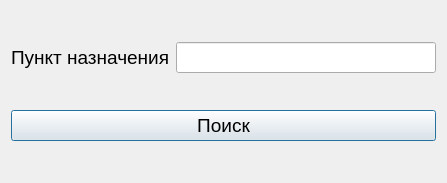
<?xml version="1.0" encoding="UTF-8"?>
<ui version="4.0">
 <class>searchWindow</class>
 <widget class="QDialog" name="searchWindow">
  <property name="geometry">
   <rect>
    <x>0</x>
    <y>0</y>
    <width>447</width>
    <height>183</height>
   </rect>
  </property>
  <property name="contextMenuPolicy">
   <enum>Qt::DefaultContextMenu</enum>
  </property>
  <property name="windowTitle">
   <string>Поиск маршрутов</string>
  </property>
  <property name="windowIcon">
   <iconset resource="resources.qrc">
    <normaloff>:/rec/img/search.png</normaloff>:/rec/img/search.png</iconset>
  </property>
  <property name="toolTip">
   <string/>
  </property>
  <property name="statusTip">
   <string/>
  </property>
  <property name="whatsThis">
   <string/>
  </property>
  <layout class="QVBoxLayout" name="verticalLayout_2">
   <item>
    <layout class="QVBoxLayout" name="verticalLayout">
     <item>
      <layout class="QHBoxLayout" name="horizontalLayout_3">
       <item>
        <widget class="QLabel" name="label_3">
         <property name="font">
          <font>
           <pointsize>14</pointsize>
          </font>
         </property>
         <property name="text">
          <string>Пункт назначения</string>
         </property>
        </widget>
       </item>
       <item>
        <widget class="QLineEdit" name="TEDestination2">
         <property name="font">
          <font>
           <pointsize>14</pointsize>
          </font>
         </property>
        </widget>
       </item>
      </layout>
     </item>
    </layout>
   </item>
   <item>
    <widget class="QPushButton" name="BCreate">
     <property name="font">
      <font>
       <pointsize>14</pointsize>
      </font>
     </property>
     <property name="text">
      <string>Поиск</string>
     </property>
    </widget>
   </item>
  </layout>
 </widget>
 <resources>
  <include location="resources.qrc"/>
 </resources>
 <connections/>
</ui>
